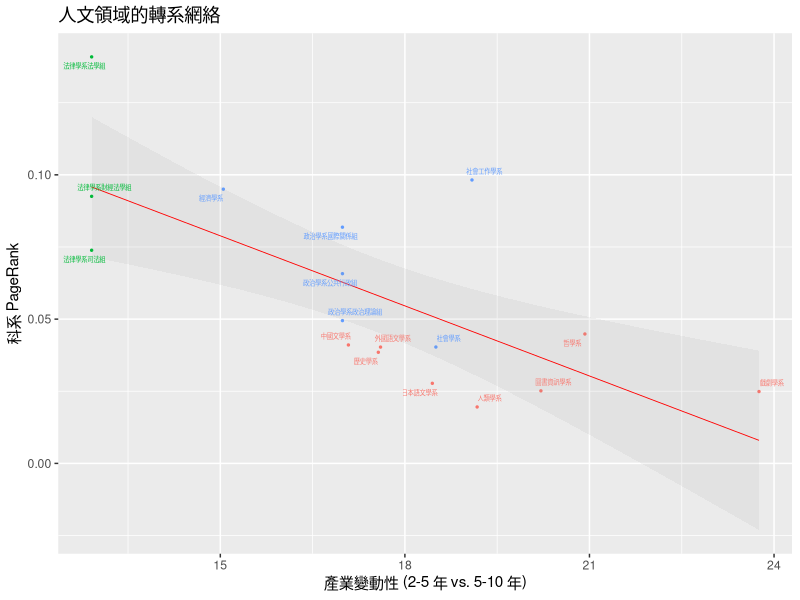
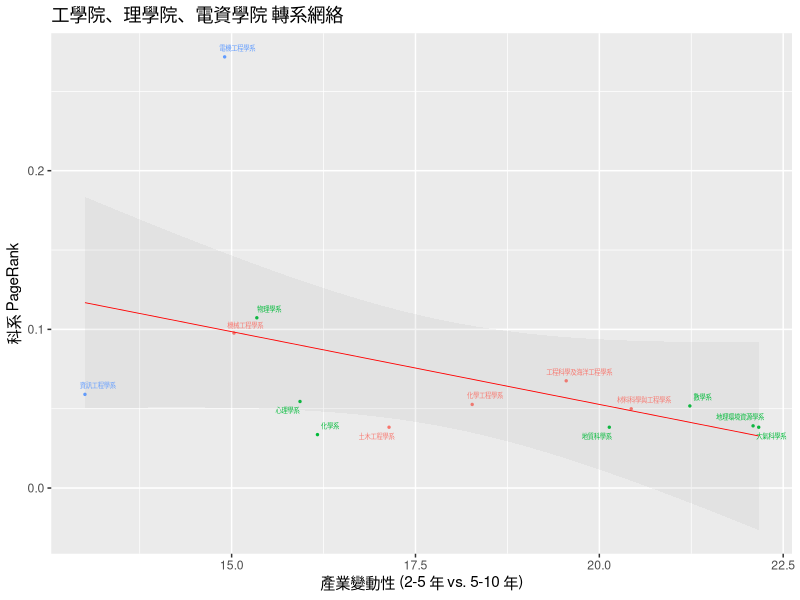
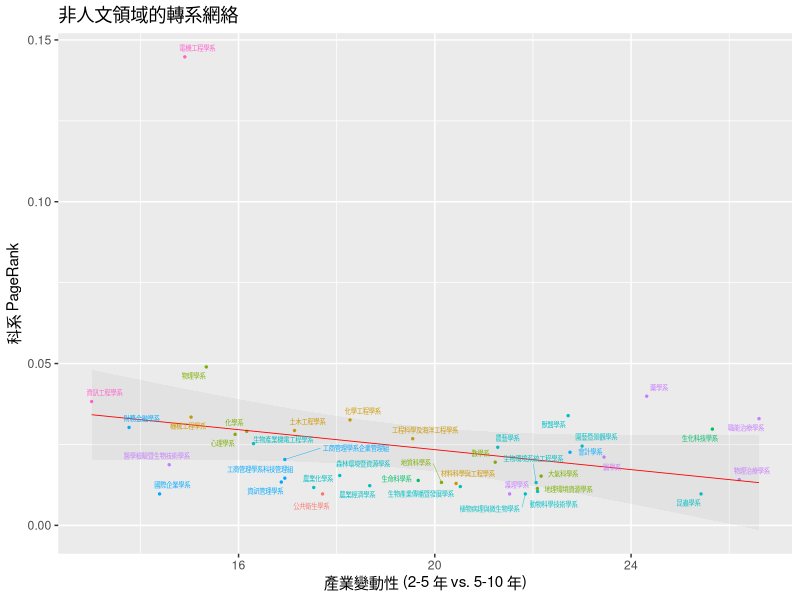

Recreate these plots in R, in order.
## ---- chunk 1
knitr::opts_chunk$set(
	echo = FALSE,
	message = FALSE,
	warning = FALSE,
	fig.dim = c(7, 4),
	out.width = '100%',
	dev = 'svg'
)
## ---- chunk 2
library(ggplot2)
library(ggrepel)
plot_xy <- function(data, x, y, color = data$college,
                    title = NULL,
                    xlab = '工作變動性 (2-5 年 vs. 5-10 年)',
                    ylab = '轉系網絡 PageRank') {
  pl <- ggplot(data, 
               aes(x = x, y = y)) +
    geom_point(aes(color = color), size = 0.5) +
    geom_smooth(se = T, formula = y~x, method='lm', 
                size=0.3, alpha = 0.1, color='red') +
    geom_text_repel(aes(label = Id, color = color), 
            size = 1.6, segment.size = 0.15) +
    labs(title = title,
         x = xlab, #'工作變動性 (2-5 年 vs. 5-10 年)'
         y = ylab) +  #轉系網絡之 PageRank
    theme(legend.position = "none")
}
## ---- chunk 3
library(dplyr)

Arts <- readr::read_csv('transfer_Arts_attributes.csv')
nonArts <- readr::read_csv('transfer_nonArts_attributes.csv') %>%
  filter(Id != '牙醫學系')
nonArts_comp <- readr::read_csv('transfer_nonArts_14nodes_attributes.csv') %>%
  filter(Id != '牙醫學系')
## ---- chunk 4
plot_xy(Arts, x = Arts$`industr_2nd-3rd`, 
        y = Arts$pageranks,
        title = '人文領域的轉系網絡',
        xlab = '產業變動性 (2-5 年 vs. 5-10 年)',
        ylab = '科系 PageRank') %>% print()
## ---- chunk 5
plot_xy(nonArts_comp, x = nonArts_comp$`industr_2nd-3rd`, 
        y = nonArts_comp$pageranks,
        title = '工學院、理學院、電資學院 轉系網絡',
        xlab = '產業變動性 (2-5 年 vs. 5-10 年)',
        ylab = '科系 PageRank') %>% print()
## ---- chunk 6
plot_xy(nonArts, x = nonArts$`industr_2nd-3rd`, 
        y = nonArts$pageranks,
        title = '非人文領域的轉系網絡',
        xlab = '產業變動性 (2-5 年 vs. 5-10 年)',
        ylab = '科系 PageRank') %>% print()
